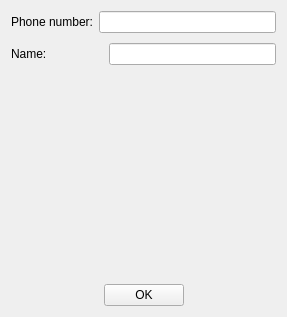
<?xml version="1.0" encoding="UTF-8"?>
<ui version="4.0">
 <class>AddContacts</class>
 <widget class="QWidget" name="AddContacts">
  <property name="geometry">
   <rect>
    <x>0</x>
    <y>0</y>
    <width>287</width>
    <height>317</height>
   </rect>
  </property>
  <property name="maximumSize">
   <size>
    <width>924</width>
    <height>16777215</height>
   </size>
  </property>
  <property name="windowTitle">
   <string>AddContacts</string>
  </property>
  <property name="autoFillBackground">
   <bool>true</bool>
  </property>
  <property name="styleSheet">
   <string notr="true"/>
  </property>
  <layout class="QVBoxLayout" name="verticalLayout">
   <item>
    <layout class="QHBoxLayout" name="horizontalLayout_2">
     <item>
      <widget class="QLabel" name="label_2">
       <property name="text">
        <string>Phone number:</string>
       </property>
      </widget>
     </item>
     <item>
      <widget class="QLineEdit" name="numberEdit"/>
     </item>
    </layout>
   </item>
   <item>
    <layout class="QHBoxLayout" name="horizontalLayout_7">
     <item>
      <widget class="QLabel" name="label">
       <property name="minimumSize">
        <size>
         <width>30</width>
         <height>30</height>
        </size>
       </property>
       <property name="text">
        <string>Name:                 </string>
       </property>
      </widget>
     </item>
     <item>
      <widget class="QLineEdit" name="nameEdit">
       <property name="minimumSize">
        <size>
         <width>0</width>
         <height>0</height>
        </size>
       </property>
      </widget>
     </item>
    </layout>
   </item>
   <item>
    <spacer name="verticalSpacer">
     <property name="orientation">
      <enum>Qt::Vertical</enum>
     </property>
     <property name="sizeHint" stdset="0">
      <size>
       <width>20</width>
       <height>141</height>
      </size>
     </property>
    </spacer>
   </item>
   <item>
    <spacer name="horizontalSpacer_3">
     <property name="orientation">
      <enum>Qt::Horizontal</enum>
     </property>
     <property name="sizeHint" stdset="0">
      <size>
       <width>266</width>
       <height>20</height>
      </size>
     </property>
    </spacer>
   </item>
   <item>
    <layout class="QHBoxLayout" name="horizontalLayout">
     <item>
      <spacer name="horizontalSpacer">
       <property name="orientation">
        <enum>Qt::Horizontal</enum>
       </property>
       <property name="sizeHint" stdset="0">
        <size>
         <width>40</width>
         <height>20</height>
        </size>
       </property>
      </spacer>
     </item>
     <item>
      <widget class="QPushButton" name="okButton">
       <property name="focusPolicy">
        <enum>Qt::NoFocus</enum>
       </property>
       <property name="text">
        <string>OK</string>
       </property>
      </widget>
     </item>
     <item>
      <spacer name="horizontalSpacer_2">
       <property name="orientation">
        <enum>Qt::Horizontal</enum>
       </property>
       <property name="sizeHint" stdset="0">
        <size>
         <width>40</width>
         <height>20</height>
        </size>
       </property>
      </spacer>
     </item>
    </layout>
   </item>
  </layout>
 </widget>
 <resources/>
 <connections/>
</ui>
